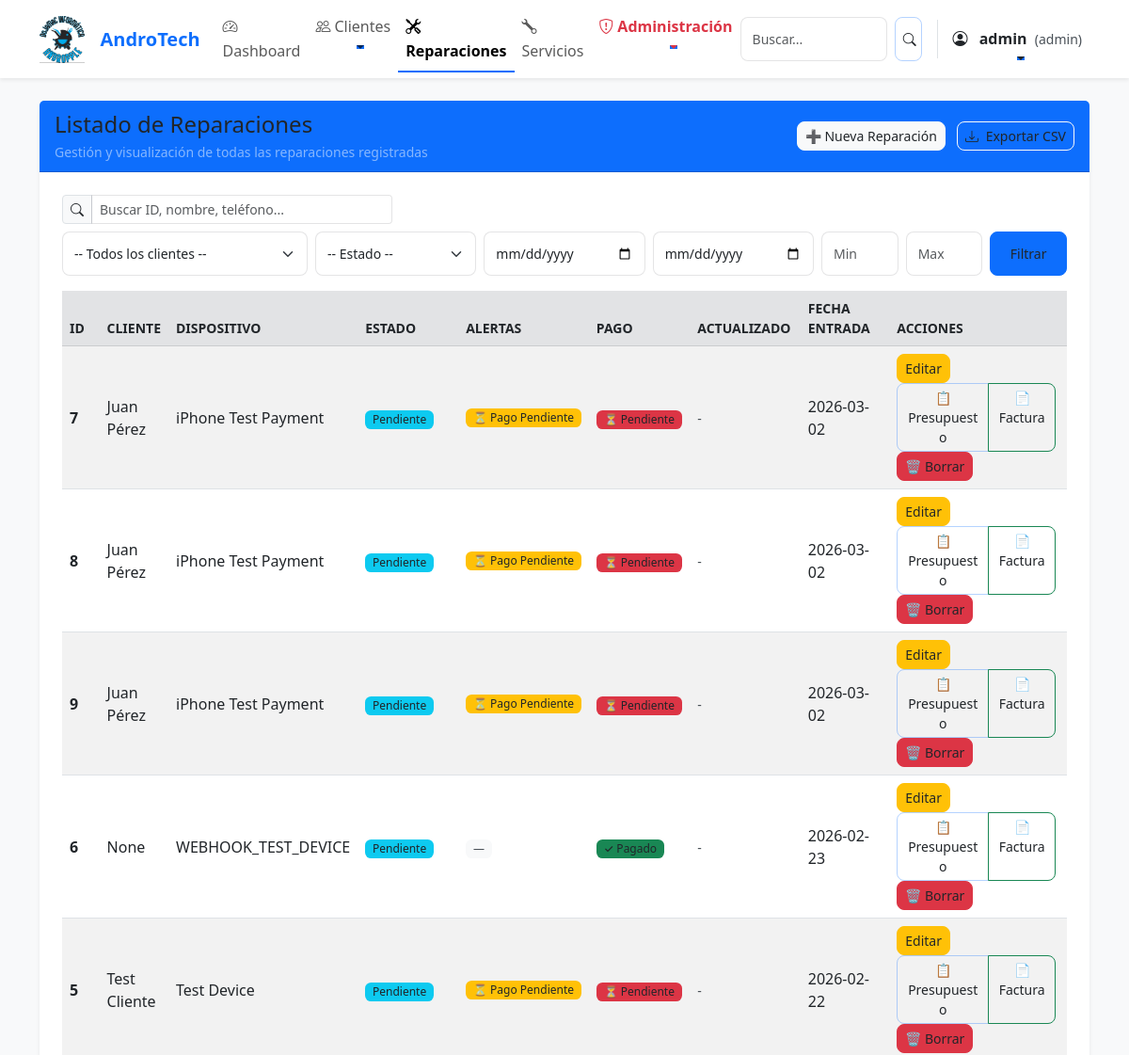
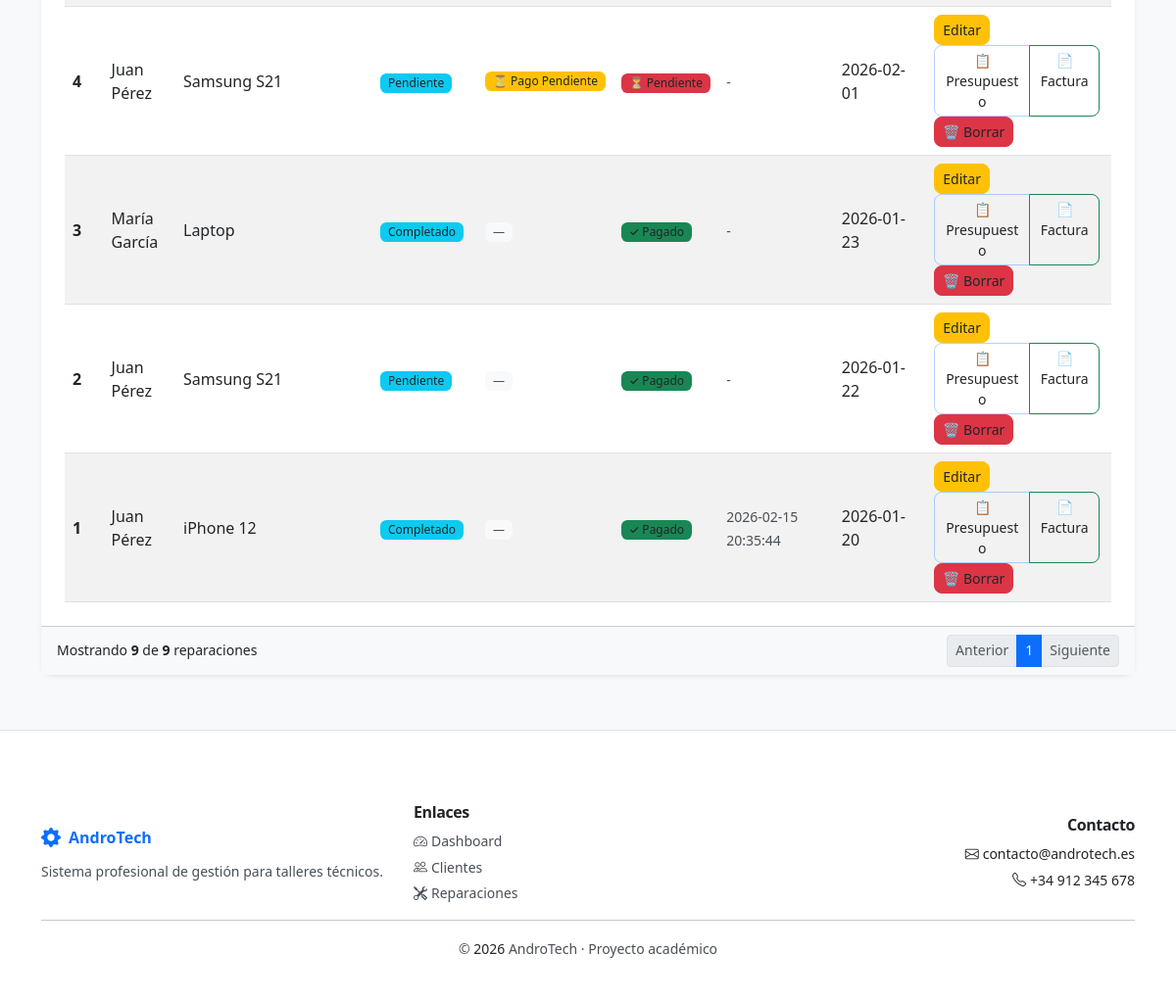
The app's page /reparaciones (signed in), older data (2 pictures, top to bottom).
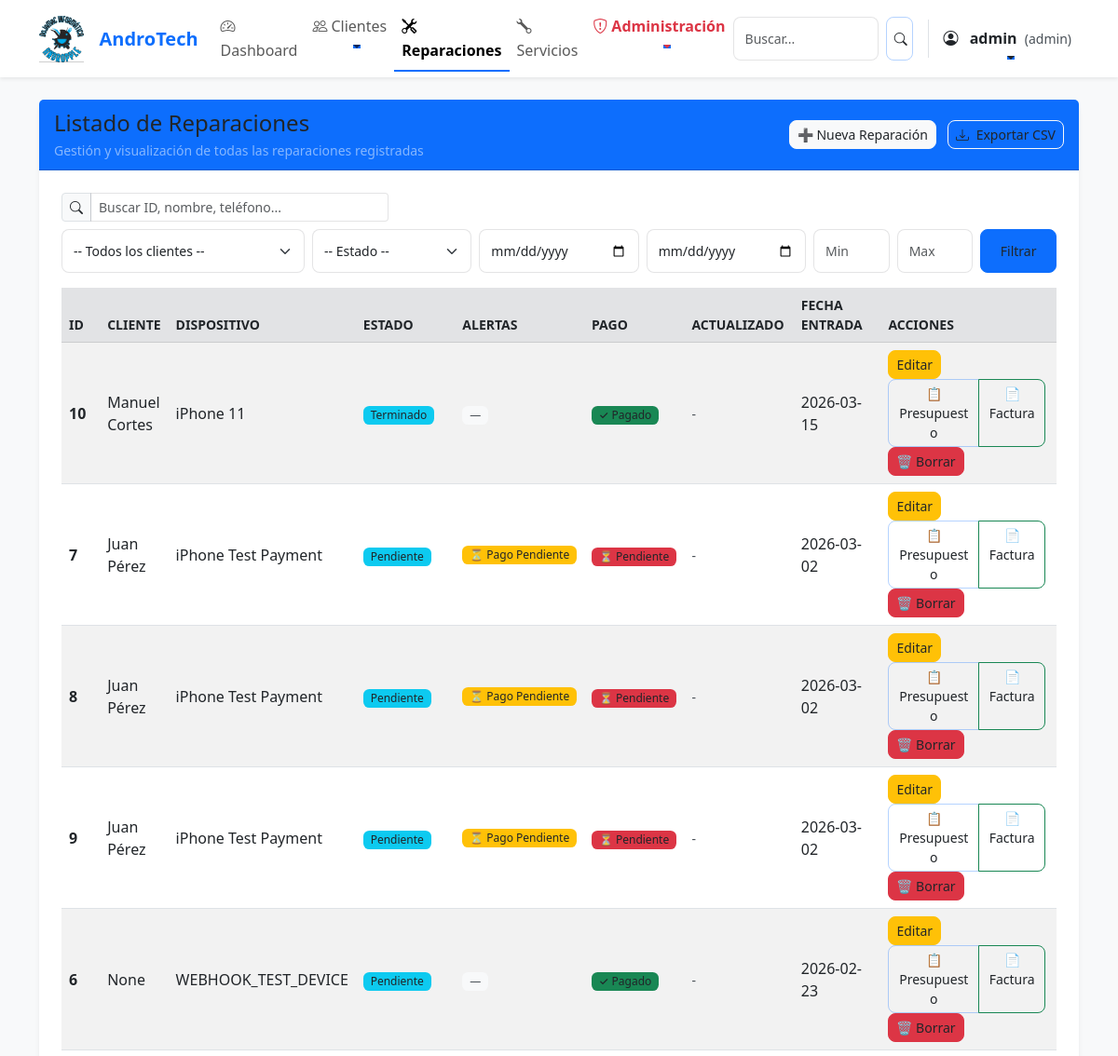
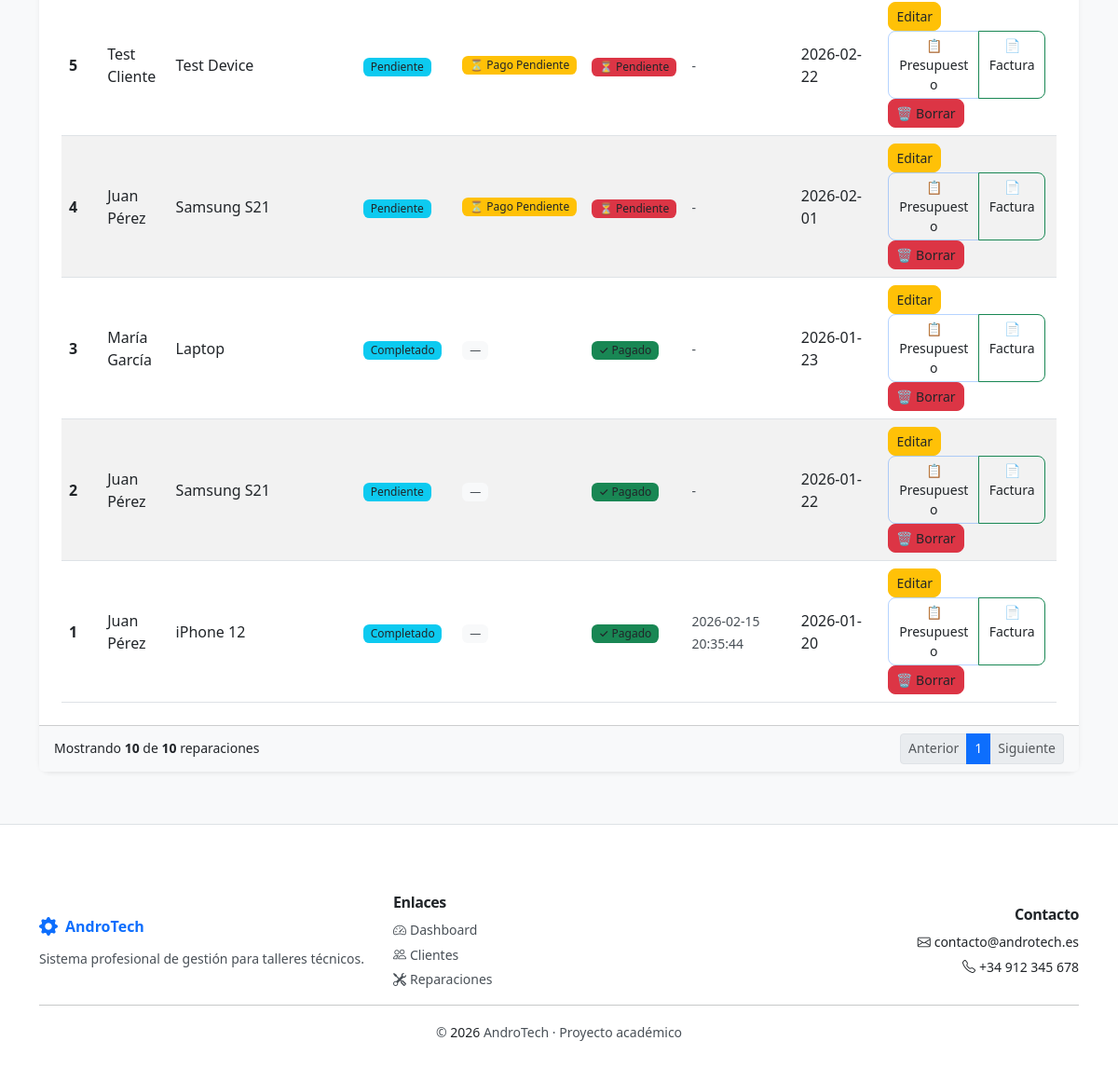
The same page, newer data (2 pictures, top to bottom).
### tables this page shows
CREATE TABLE reparaciones (
    id INTEGER PRIMARY KEY AUTOINCREMENT,
    cliente_id INTEGER,
    dispositivo TEXT NOT NULL,
    descripcion TEXT,
    estado TEXT DEFAULT 'Pendiente',
    fecha_entrada TEXT,
    fecha_salida TEXT,
    precio REAL,
    tipo_documento TEXT DEFAULT 'presupuesto',
    estado_pago TEXT DEFAULT 'Pendiente',
    fecha_pago TEXT,
    metodo_pago TEXT,
    FOREIGN KEY (cliente_id) REFERENCES clientes(id)
);

CREATE TABLE clientes (
    id INTEGER PRIMARY KEY AUTOINCREMENT,
    nombre TEXT NOT NULL,
    telefono TEXT,
    email TEXT,
    direccion TEXT
);

CREATE TABLE reparaciones_historial (
                id INTEGER PRIMARY KEY AUTOINCREMENT,
                reparacion_id INTEGER NOT NULL,
                estado_anterior TEXT,
                estado_nuevo TEXT NOT NULL,
                fecha_cambio TEXT NOT NULL,
                usuario TEXT,
                FOREIGN KEY (reparacion_id) REFERENCES reparaciones(id)
            );

### app.py (the view, shortened to what this page needs)
@app.route("/reparaciones")
@login_required
def reparaciones():
    conn = get_db()
    cliente_id = request.args.get('cliente_id', '').strip()
    estado = request.args.get('estado', '').strip()
    desde = request.args.get('desde', '').strip()
    hasta = request.args.get('hasta', '').strip()
    precio_min = request.args.get('precio_min', '').strip()
    precio_max = request.args.get('precio_max', '').strip()
    q = request.args.get('q', '').strip()
    try:
        page = int(request.args.get('page', 1))
        if page < 1:
            page = 1
    except ValueError:
        page = 1
    per_page = 10
    offset = (page - 1) * per_page
    sql_base = "FROM reparaciones LEFT JOIN clientes ON clientes.id = reparaciones.cliente_id"
    where_clauses = []
    params = []
    if cliente_id:
        where_clauses.append("reparaciones.cliente_id = ?")
        params.append(cliente_id)
    if estado:
        where_clauses.append("reparaciones.estado = ?")
        params.append(estado)
    if desde:
        where_clauses.append("reparaciones.fecha_entrada >= ?")
        params.append(desde)
    if hasta:
        where_clauses.append("reparaciones.fecha_entrada <= ?")
        params.append(hasta)
    if precio_min:
        try:
            params.append(float(precio_min))
            where_clauses.append("reparaciones.precio >= ?")
        except ValueError:
            pass
    if precio_max:
        try:
            params.append(float(precio_max))
            where_clauses.append("reparaciones.precio <= ?")
        except ValueError:
            pass
    where_sql = (" WHERE " + " AND ".join(where_clauses)) if where_clauses else ""
    total_sql = "SELECT COUNT(*) " + sql_base + where_sql
    total = conn.execute(total_sql, tuple(params)).fetchone()[0]
    select_sql = "SELECT reparaciones.*, clientes.nombre AS cliente " + sql_base + where_sql + " ORDER BY fecha_entrada DESC LIMIT ? OFFSET ?"
    final_params = params + [per_page, offset]
    datos = conn.execute(select_sql, tuple(final_params)).fetchall()
    datos_enriquecidos = []
    for r in datos:
        r_dict = dict(r)
        ultima_actualizacion = conn.execute(
            "SELECT fecha_cambio FROM reparaciones_historial WHERE reparacion_id = ? ORDER BY fecha_cambio DESC LIMIT 1",
            (r_dict['id'],)
        ).fetchone()
        r_dict['ultima_actualizacion'] = ultima_actualizacion['fecha_cambio'] if ultima_actualizacion else None
        r_dict['alertas_info'] = calcular_alertas_reparacion(r_dict, r_dict['ultima_actualizacion'])
        datos_enriquecidos.append(r_dict)
    clientes = conn.execute("SELECT id, nombre FROM clientes ORDER BY nombre").fetchall()
    conn.close()
    filters = {}
    if cliente_id:
        filters['cliente_id'] = cliente_id
    if estado:
        filters['estado'] = estado
    if desde:
        filters['desde'] = desde
    if hasta:
        filters['hasta'] = hasta
    if precio_min:
        filters['precio_min'] = precio_min
    if precio_max:
        filters['precio_max'] = precio_max
    if q:
        filters['q'] = q
    filters_query = urllib.parse.urlencode(filters)
    total_pages = max(1, (total + per_page - 1) // per_page)
    mostrar_precios = session.get('rol') in ['admin', 'tecnico']
    return render_template("reparaciones.html", reparaciones=datos_enriquecidos, clientes=clientes, filters=filters, filters_query=filters_query, page=page, total_pages=total_pages, per_page=per_page, total=total, mostrar_precios=mostrar_precios, user_role=session.get('rol'))

### templates/reparaciones.html (shortened to what this page needs)
{% extends "base.html" %}
{% block content %}
<div class="row justify-content-center py-4">
    <div class="col-12">
        <div class="card shadow-sm border-0">
            <div class="card-header bg-primary text-white d-flex align-items-center justify-content-between">
                <div>
                    <h4 class="mb-0">Listado de Reparaciones</h4>
                    <small class="text-white-50">Gestión y visualización de todas las reparaciones registradas</small>
                </div>
                <div class="text-end">
                    <a href="/reparaciones/nueva" class="btn btn-light btn-sm text-primary">➕ Nueva Reparación</a>
                    <a href="{{ url_for('export_reparaciones', **request.args) }}" class="btn btn-outline-light btn-sm ms-2">
                        <i class="bi bi-download me-1"></i> Exportar CSV
                    </a>
                </div>
            </div>
            <div class="card-body">
                <form method="get" class="row g-2 mb-2">
                    <div class="col-md-4">
                        <div class="input-group input-group-sm">
                            <span class="input-group-text"><i class="bi bi-search"></i></span>
                            <input type="search" name="q" class="form-control" placeholder="Buscar ID, nombre, teléfono..." value="{{ filters.q if filters.q is defined else '' }}">
                        </div>
                    </div>
                </form>
                <form method="get" class="row g-2 mb-3">
                    <div class="col-sm-3">
                        <select name="cliente_id" class="form-select form-select-sm">
                            <option value="">-- Todos los clientes --</option>
                        </select>
                    </div>
                    <div class="col-sm-2">
                        <select name="estado" class="form-select form-select-sm">
                            <option value="">-- Estado --</option>
                        </select>
                    </div>
                    <div class="col-sm-2">
                        <input type="date" name="desde" class="form-control form-control-sm" placeholder="Desde" value="{{ filters.desde if filters.desde is defined else '' }}">
                    </div>
                    <div class="col-sm-2">
                        <input type="date" name="hasta" class="form-control form-control-sm" placeholder="Hasta" value="{{ filters.hasta if filters.hasta is defined else '' }}">
                    </div>
                    <div class="col-sm-1">
                        <input type="number" step="0.01" name="precio_min" class="form-control form-control-sm" placeholder="Min" value="{{ filters.precio_min if filters.precio_min is defined else '' }}">
                    </div>
                    <div class="col-sm-1">
                        <input type="number" step="0.01" name="precio_max" class="form-control form-control-sm" placeholder="Max" value="{{ filters.precio_max if filters.precio_max is defined else '' }}">
                    </div>
                    <div class="col-sm-1 d-grid">
                        <button class="btn btn-primary btn-sm" type="submit">Filtrar</button>
                    </div>
                </form>
                <div class="table-responsive">
                    <table class="table table-striped table-hover align-middle mb-0">
                        <thead class="table-secondary text-secondary small text-uppercase">
                        <tr>
                            <th scope="col" style="width:80px;">ID</th>
                            <th scope="col">Cliente</th>
                            <th scope="col">Dispositivo</th>
                            <th scope="col" style="width:140px;">Estado</th>
                            <th scope="col" style="width:110px;">Alertas</th>
                            <th scope="col" style="width:110px;">Pago</th>
                            <th scope="col" style="width:130px;">Actualizado</th>
                            <th scope="col" style="width:160px;">Fecha entrada</th>
                            <th scope="col" style="width:200px;">Acciones</th>
                        </tr>
                        </thead>
                        <tbody>
                        {% for r in reparaciones %}
                        <tr>
                            <td class="fw-semibold">{{ r.id }}</td>
                            <td>{{ r.cliente }}</td>
                            <td>{{ r.dispositivo }}</td>
                            <td>
                                <span class="badge bg-info text-dark">{{ r.estado }}</span>
                            </td>
                            <td>
                                {% if r.alertas_info.tiene_alertas %}
                                    <div class="d-flex gap-1 flex-wrap">
                                        {% for alerta in r.alertas_info.alertas %}
                                        <span class="badge bg-{{ alerta.color }} small" title="{{ alerta.mensaje }}">
                                            {{ alerta.icono }} {{ alerta.tipo|replace('_', ' ')|title }}
                                        </span>
                                        {% endfor %}
                                    </div>
                                {% else %}
                                    <span class="badge bg-light text-muted small">—</span>
                                {% endif %}
                            </td>
                            <td>
                                {% if r.estado_pago == 'Pagado' %}
                                    <span class="badge bg-success">✓ Pagado</span>
                                {% else %}
                                    <span class="badge bg-danger">⏳ Pendiente</span>
                                {% endif %}
                            </td>
                            <td>
                                {% if r.ultima_actualizacion %}
                                    <small class="text-muted">{{ r.ultima_actualizacion|strftime('%d/%m/%Y') }}</small>
                                {% else %}
                                    <small class="text-muted">-</small>
                                {% endif %}
                            </td>
                            <td>{{ r.fecha_entrada }}</td>
                            <td>
                                <a href="/reparaciones/editar/{{ r.id }}" class="btn btn-warning btn-sm me-1">Editar</a>
                                <div class="btn-group btn-group-sm me-1" role="group">
                                    <a href="/reparaciones/pdf/{{ r.id }}?tipo=presupuesto" class="btn btn-outline-primary" target="_blank" title="Descargar presupuesto">📋 Presupuesto</a>
                                    <a href="/reparaciones/pdf/{{ r.id }}?tipo=factura" class="btn btn-outline-success" target="_blank" title="Descargar factura">📄 Factura</a>
                                </div>
                                {% if user_role == 'admin' %}
                                <button type="button" class="btn btn-danger btn-sm" data-bs-toggle="modal" data-bs-target="#confirmBorrarModal"
                                        onclick="setConfirmData('/reparaciones/borrar/{{ r.id }}', 'Borrar Reparación', '¿Estás seguro de que deseas borrar esta reparación (#{{ r.id }})? Esta acción no se puede deshacer.')">
                                    🗑️ Borrar
                                </button>
                                {% endif %}
                            </td>
                        </tr>
                        {% endfor %}
                        </tbody>
                    </table>
                </div>
            </div>
            <div class="card-footer bg-light small text-muted">
                <div class="d-flex justify-content-between align-items-center">
                    <div>Mostrando <strong>{{ reparaciones|length }}</strong> de <strong>{{ total }}</strong> reparaciones</div>
                    <div>
                        <nav aria-label="Paginacion">
                            <ul class="pagination pagination-sm mb-0">
                                <li class="page-item {% if page <= 1 %}disabled{% endif %}">
                                    <a class="page-link" href="?page={{ page-1 }}{% if filters_query %}&{{ filters_query }}{% endif %}">Anterior</a>
                                </li>
                                {% for p in range(1, total_pages+1) %}
                                <li class="page-item {% if p == page %}active{% endif %}"><a class="page-link" href="?page={{ p }}{% if filters_query %}&{{ filters_query }}{% endif %}">{{ p }}</a></li>
                                {% endfor %}
                                <li class="page-item {% if page >= total_pages %}disabled{% endif %}">
                                    <a class="page-link" href="?page={{ page+1 }}{% if filters_query %}&{{ filters_query }}{% endif %}">Siguiente</a>
                                </li>
                            </ul>
                        </nav>
                    </div>
                </div>
            </div>
        </div>
    </div>
</div>
{% endblock %}

Row changes from the older to the newer data that the page shows:
added reparaciones: id "10", cliente "Manuel Cortes", dispositivo "iPhone 11", estado "Terminado", estado_pago "✓ Pagado", fecha_entrada "2026-03-15"
Text that changed along with them:
{{ reparaciones|length }}: "9" → "10"
{{ total }}: "9" → "10"
